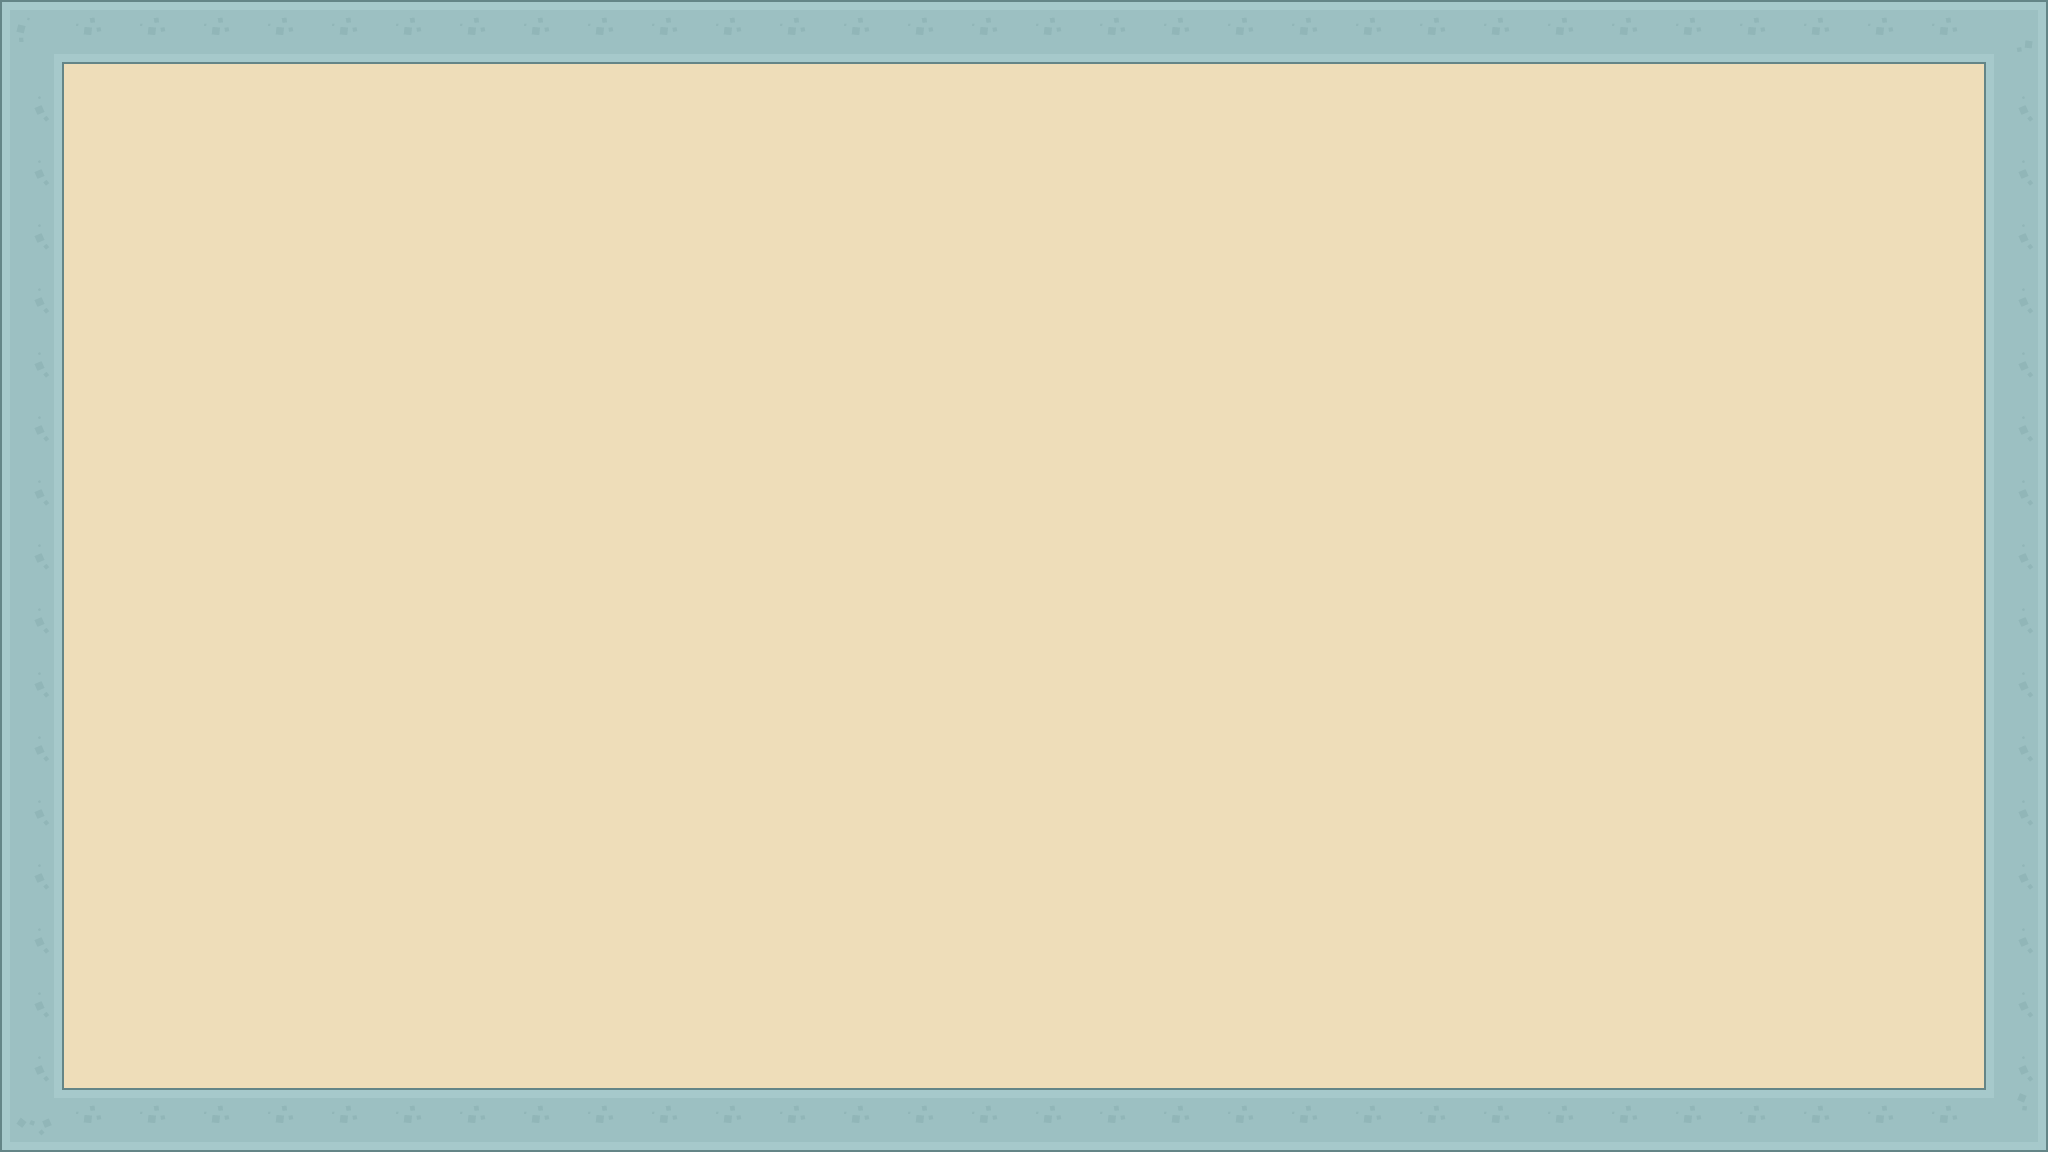

Tiled map render using the project's own tile images. Description and the whole map definition, tile-layer contents included, below:
An orthogonal 32x18 tile map with 64x64 px tiles, 3 tile layers (groundLayer, collisionlayer, bulletLayer), 1 hidden layer not drawn, 2 tilesets.

<map version="1.9" tiledversion="1.9.2" orientation="orthogonal" renderorder="right-down" width="32" height="18" tilewidth="64" tileheight="64" infinite="0" nextlayerid="5" nextobjectid="1">
 <tileset firstgid="1" source="TileSet/shooterTileSet.tsx" />
 <tileset firstgid="541" source="TileSet/pirateTileset.tsx" />
 <layer id="2" name="groundLayer" width="32" height="18">
  <data encoding="csv">
558,558,558,558,558,558,558,558,558,558,558,558,558,558,558,558,558,558,558,558,558,558,558,558,558,558,558,558,558,558,558,558,
558,558,558,558,558,558,558,558,558,558,558,558,558,558,558,558,558,558,558,558,558,558,558,558,558,558,558,558,558,558,558,558,
558,558,558,558,558,558,558,558,558,558,558,558,558,558,558,558,558,558,558,558,558,558,558,558,558,558,558,558,558,558,558,558,
558,558,558,558,558,558,558,558,558,558,558,558,558,558,558,558,558,558,558,558,558,558,558,558,558,558,558,558,558,558,558,558,
558,558,558,558,558,558,558,558,558,558,558,558,558,558,558,558,558,558,558,558,558,558,558,558,558,558,558,558,558,558,558,558,
558,558,558,558,558,558,558,558,558,558,558,558,558,558,558,558,558,558,558,558,558,558,558,558,558,558,558,558,558,558,558,558,
558,558,558,558,558,558,558,558,558,558,558,558,558,558,558,558,558,558,558,558,558,558,558,558,558,558,558,558,558,558,558,558,
558,558,558,558,558,558,558,558,558,558,558,558,558,558,558,558,558,558,558,558,558,558,558,558,558,558,558,558,558,558,558,558,
558,558,558,558,558,558,558,558,558,558,558,558,558,558,558,558,558,558,558,558,558,558,558,558,558,558,558,558,558,558,558,558,
558,558,558,558,558,558,558,558,558,558,558,558,558,558,558,558,558,558,558,558,558,558,558,558,558,558,558,558,558,558,558,558,
558,558,558,558,558,558,558,558,558,558,558,558,558,558,558,558,558,558,558,558,558,558,558,558,558,558,558,558,558,558,558,558,
558,558,558,558,558,558,558,558,558,558,558,558,558,558,558,558,558,558,558,558,558,558,558,558,558,558,558,558,558,558,558,558,
558,558,558,558,558,558,558,558,558,558,558,558,558,558,558,558,558,558,558,558,558,558,558,558,558,558,558,558,558,558,558,558,
558,558,558,558,558,558,558,558,558,558,558,558,558,558,558,558,558,558,558,558,558,558,558,558,558,558,558,558,558,558,558,558,
558,558,558,558,558,558,558,558,558,558,558,558,558,558,558,558,558,558,558,558,558,558,558,558,558,558,558,558,558,558,558,558,
558,558,558,558,558,558,558,558,558,558,558,558,558,558,558,558,558,558,558,558,558,558,558,558,558,558,558,558,558,558,558,558,
558,558,558,558,558,558,558,558,558,558,558,558,558,558,558,558,558,558,558,558,558,558,558,558,558,558,558,558,558,558,558,558,
558,558,558,558,558,558,558,558,558,558,558,558,558,558,558,558,558,558,558,558,558,558,558,558,558,558,558,558,558,558,558,558
</data>
 </layer>
 <layer id="1" name="collisionlayer" width="32" height="18">
  <data encoding="csv">
271,273,273,273,273,273,273,273,273,273,273,273,273,273,273,273,273,273,273,273,273,273,273,273,273,273,273,273,273,273,273,272,
300,0,0,0,0,0,0,0,0,0,0,0,0,0,0,0,0,0,0,0,0,0,0,0,0,0,0,0,0,0,0,300,
300,0,0,0,0,0,0,0,0,0,0,0,0,0,0,0,0,0,0,0,0,0,0,0,0,0,0,0,0,0,0,300,
300,0,0,0,0,0,0,0,0,0,0,0,0,0,0,0,0,0,0,0,0,0,0,0,0,0,0,0,0,0,0,300,
300,0,0,0,0,0,0,0,0,0,0,0,0,0,0,0,0,0,0,0,0,0,0,0,0,0,0,0,0,0,0,300,
300,0,0,0,0,0,0,0,0,0,0,0,0,0,0,0,0,0,0,0,0,0,0,0,0,0,0,0,0,0,0,300,
300,0,0,0,0,0,0,0,0,0,0,0,0,0,0,0,0,0,0,0,0,0,0,0,0,0,0,0,0,0,0,300,
300,0,0,0,0,0,0,0,0,0,0,0,0,0,0,0,0,0,0,0,0,0,0,0,0,0,0,0,0,0,0,300,
300,0,0,0,0,0,0,0,0,0,0,0,0,0,0,0,0,0,0,0,0,0,0,0,0,0,0,0,0,0,0,300,
300,0,0,0,0,0,0,0,0,0,0,0,0,0,0,0,0,0,0,0,0,0,0,0,0,0,0,0,0,0,0,300,
300,0,0,0,0,0,0,0,0,0,0,0,0,0,0,0,0,0,0,0,0,0,0,0,0,0,0,0,0,0,0,300,
300,0,0,0,0,0,0,0,0,0,0,0,0,0,0,0,0,0,0,0,0,0,0,0,0,0,0,0,0,0,0,300,
300,0,0,0,0,0,0,0,0,0,0,0,0,0,0,0,0,0,0,0,0,0,0,0,0,0,0,0,0,0,0,300,
300,0,0,0,0,0,0,0,0,0,0,0,0,0,0,0,0,0,0,0,0,0,0,0,0,0,0,0,0,0,0,300,
300,0,0,0,0,0,0,0,0,0,0,0,0,0,0,0,0,0,0,0,0,0,0,0,0,0,0,0,0,0,0,300,
300,0,0,0,0,0,0,0,0,0,0,0,0,0,0,0,0,0,0,0,0,0,0,0,0,0,0,0,0,0,0,300,
300,0,0,0,0,0,0,0,0,0,0,0,0,0,0,0,0,0,0,0,0,0,0,0,0,0,0,0,0,0,0,300,
298,273,273,273,273,273,273,273,273,273,273,273,273,273,273,273,273,273,273,273,273,273,273,273,273,273,273,273,273,273,273,299
</data>
 </layer>
 <layer id="3" name="bulletLayer" width="32" height="18">
  <data encoding="csv">
0,0,0,0,0,0,0,0,0,0,0,0,0,0,0,0,0,0,0,0,0,0,0,0,0,0,0,0,0,0,0,0,
0,0,0,0,0,0,0,0,0,0,0,0,0,0,0,0,0,0,0,0,0,0,0,0,0,0,0,0,0,0,0,0,
0,0,0,0,0,0,0,0,0,0,0,0,0,0,0,0,0,0,0,0,0,0,0,0,0,0,0,0,0,0,0,0,
0,0,0,0,0,0,0,0,0,0,0,0,0,0,0,0,0,0,0,0,0,0,0,0,0,0,0,0,0,0,0,0,
0,0,0,0,0,0,0,0,0,0,0,0,0,0,0,0,0,0,0,0,0,0,0,0,0,0,0,0,0,0,0,0,
0,0,0,0,0,0,0,0,0,0,0,0,0,0,0,0,0,0,0,0,0,0,0,0,0,0,0,0,0,0,0,0,
0,0,0,0,0,0,0,0,0,0,0,0,0,0,0,0,0,0,0,0,0,0,0,0,0,0,0,0,0,0,0,0,
0,0,0,0,0,0,0,0,0,0,0,0,0,0,0,0,0,0,0,0,0,0,0,0,0,0,0,0,0,0,0,0,
0,0,0,0,0,0,0,0,0,0,0,0,0,0,0,0,0,0,0,0,0,0,0,0,0,0,0,0,0,0,0,0,
0,0,0,0,0,0,0,0,0,0,0,0,0,0,0,0,0,0,0,0,0,0,0,0,0,0,0,0,0,0,0,0,
0,0,0,0,0,0,0,0,0,0,0,0,0,0,0,0,0,0,0,0,0,0,0,0,0,0,0,0,0,0,0,0,
0,0,0,0,0,0,0,0,0,0,0,0,0,0,0,0,0,0,0,0,0,0,0,0,0,0,0,0,0,0,0,0,
0,0,0,0,0,0,0,0,0,0,0,0,0,0,0,0,0,0,0,0,0,0,0,0,0,0,0,0,0,0,0,0,
0,0,0,0,0,0,0,0,0,0,0,0,0,0,0,0,0,0,0,0,0,0,0,0,0,0,0,0,0,0,0,0,
0,0,0,0,0,0,0,0,0,0,0,0,0,0,0,0,0,0,0,0,0,0,0,0,0,0,0,0,0,0,0,0,
0,0,0,0,0,0,0,0,0,0,0,0,0,0,0,0,0,0,0,0,0,0,0,0,0,0,0,0,0,0,0,0,
0,0,0,0,0,0,0,0,0,0,0,0,0,0,0,0,0,0,0,0,0,0,0,0,0,0,0,0,0,0,0,0,
0,0,0,0,0,0,0,0,0,0,0,0,0,0,0,0,0,0,0,0,0,0,0,0,0,0,0,0,0,0,0,0
</data>
 </layer>
 <layer id="4" name="spawnLayer" width="32" height="18" visible="0">
  <data encoding="csv">
0,0,0,0,0,0,0,0,0,0,0,0,0,0,0,0,0,0,0,0,0,0,0,0,0,0,0,0,0,0,0,0,
0,0,0,0,0,0,0,0,0,0,0,0,0,0,0,0,0,0,0,0,0,0,0,0,0,0,0,0,0,0,0,0,
0,0,0,0,0,0,0,0,0,0,0,0,0,0,0,0,0,0,0,0,0,0,0,0,0,0,0,0,0,0,0,0,
0,0,0,0,0,0,0,0,0,0,0,198,0,0,0,0,0,0,0,0,0,0,0,0,0,0,0,0,0,0,0,0,
0,0,0,0,0,0,0,0,0,0,0,0,0,0,0,0,0,0,0,0,0,0,0,0,0,0,198,0,0,0,0,0,
0,0,0,0,0,0,0,0,0,0,0,0,0,0,0,0,0,0,0,0,0,0,0,0,0,0,0,0,0,0,0,0,
0,0,0,198,0,0,0,0,0,0,0,0,0,0,0,0,0,0,0,0,0,0,0,0,0,0,0,0,0,0,0,0,
0,0,0,0,0,0,0,0,0,0,0,0,0,0,0,0,0,198,0,0,0,0,0,0,0,0,0,0,0,0,0,0,
0,0,0,0,0,0,0,0,0,0,0,0,0,0,0,0,0,0,0,0,0,0,0,0,0,0,0,0,0,0,0,0,
0,0,0,0,0,0,0,0,0,0,0,0,0,0,0,0,0,0,0,0,0,0,0,0,0,0,0,0,0,0,0,0,
0,0,0,0,0,0,0,0,0,0,0,0,0,0,0,0,0,0,0,0,0,0,0,0,198,0,0,0,0,0,0,0,
0,0,0,0,0,0,0,0,0,0,0,0,0,0,0,0,0,0,0,0,0,0,0,0,0,0,0,0,0,0,0,0,
0,0,0,0,0,0,0,0,0,0,0,0,0,0,0,198,0,0,0,0,0,0,0,0,0,0,0,0,0,0,0,0,
0,0,0,0,0,0,0,0,198,0,0,0,0,0,0,0,0,0,0,0,0,0,0,0,0,0,0,0,0,0,0,0,
0,0,0,0,0,0,0,0,0,0,0,0,0,0,0,0,0,0,0,0,0,0,0,0,0,0,0,0,0,0,0,0,
0,0,0,0,0,0,0,0,0,0,0,0,0,0,0,0,0,0,0,0,0,0,0,0,0,0,0,0,0,0,0,0,
0,0,0,0,0,0,0,0,0,0,0,0,0,0,0,0,0,0,0,0,0,0,0,0,0,0,0,0,0,0,0,0,
0,0,0,0,0,0,0,0,0,0,0,0,0,0,0,0,0,0,0,0,0,0,0,0,0,0,0,0,0,0,0,0
</data>
 </layer>
</map>
